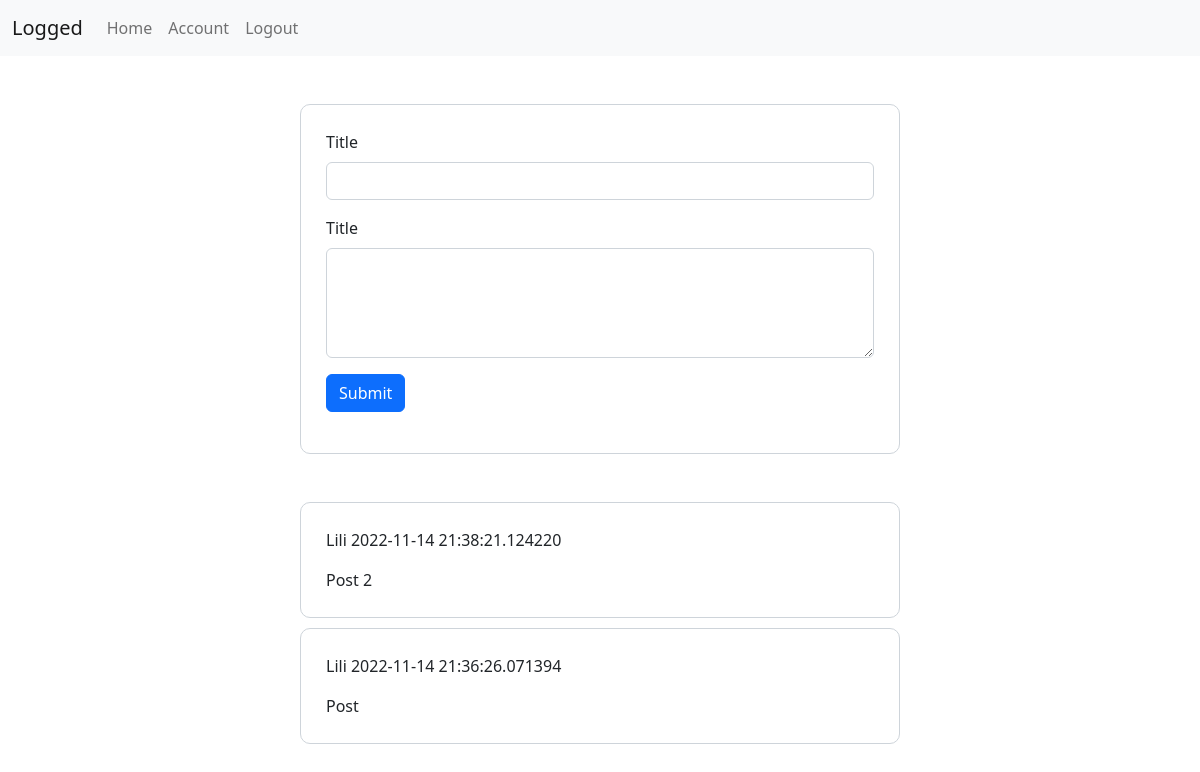
Page / (signed in) on the earlier database version.
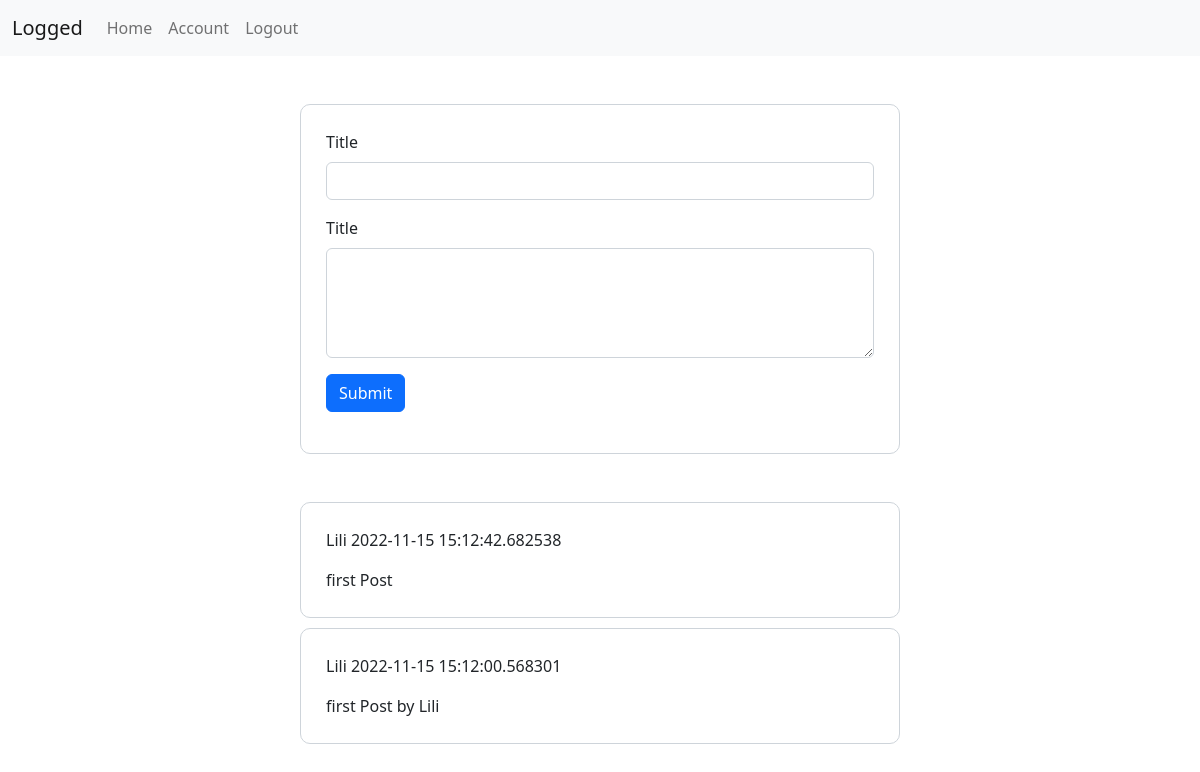
Same page on the later database version.
### blogapp/models.py (models this page shows, shortened)
class Post(db.Model):
    id = db.Column(db.Integer, primary_key=True)
    title = db.Column(db.String(100), nullable=False)
    postedOn = db.Column(db.DateTime, nullable=False, default=datetime.utcnow)
    text = db.Column(db.Text, nullable=False)
    user_id = db.Column(db.Integer, db.ForeignKey('user.id'), nullable=False)

### blogapp/routes.py (the view)
@app.route("/")
def homepage():
    posts = db.session.execute(db.select(Post).order_by(Post.postedOn.desc())).scalars()
    return render_template("homepage.html", title="Blog Homepage", posts = posts)

### blogapp/templates/homepage.html (shortened to what this page needs)
{% extends 'layout.html' %}
{% block content %}
    <div class="container homepage my-5">
        {% if session["username"] %}
            <div class="post-form">
                <form action="/post" method="POST">
                    <div class="mb-3">
                        <label for="title" class="form-label">Title</label>
                        <input type="text" name="title" id="title" class="form-control" required>
                    </div>
                    <div class="mb-3">
                        <label for="post" class="form-label">Title</label>
                        <textarea name="post" id="post" class="form-control" rows="4" cols="50" required></textarea>
                    </div>
                    <div class="mb-3 ">
                        <button type="submit" class="btn btn-primary">Submit</button><br>
                    </div>
                </form>
            </div>
        </div>
        {% if posts %}
            {% for post in posts %}
                <div class="container posts">
                    <p>{{session["name"]}} {{ post.postedOn }}</p>
                    <div class="post-text">{{post.text}}</div>
                </div>
            {% endfor %}
        {% endif %}
    {% endif %}
{% endblock %}

### blogapp/templates/layout.html (shortened to what this page needs)
<!DOCTYPE html>
<html lang="en">
<head>
    <link href="https://cdn.jsdelivr.net/npm/bootstrap@5.2.2/dist/css/bootstrap.min.css" rel="stylesheet"
>
    <link rel="stylesheet" href={{url_for('static', filename='css/style.css')}}>
</head>
<body>
    <header>
        <nav class="navbar navbar-expand-lg bg-light">
            <div class="container-fluid">
              <a class="navbar-brand" href={{url_for('homepage')}}>Logged</a>
              <div class="collapse navbar-collapse" id="navbarNav">
                <ul class="navbar-nav">
                  <li class="nav-item">
                    <a class="nav-link" aria-current="page" href={{url_for('homepage')}}>Home</a>
                  </li>
                  {% if session["username"] %}
                  <li class="nav-item">
                    <a class="nav-link" href={{url_for('account')}}>Account</a>
                  </li>
                  <li class="nav-item">
                    <a class="nav-link" href={{url_for('logout')}}>Logout</a>
                  </li>
                  {% endif %}
                </ul>
              </div>
            </div>
          </nav>
    </header>
    {% block content%}
    {% endblock %}
</body>
</html>

### blogapp/static/css/style.css (style rules this page uses)
.signup, .login, .account, .homepage, .posts { margin: 70px auto; width: 70%; padding: 25px; border: 1px solid #ced4da; border-radius: 10px; }
.posts { margin: 10px auto; }
@media only screen and (min-width: 767px) { .signup, .login, .homepage, .posts { width: 50%; } }

Differences in the rows shown:
changed Post: postedOn "2022-11-14 21:38:21.124220" → "2022-11-15 15:12:42.682538"; text "Post 2" → "first Post"
changed Post: postedOn "2022-11-14 21:36:26.071394" → "2022-11-15 15:12:00.568301"; text "Post" → "first Post by Lili"
